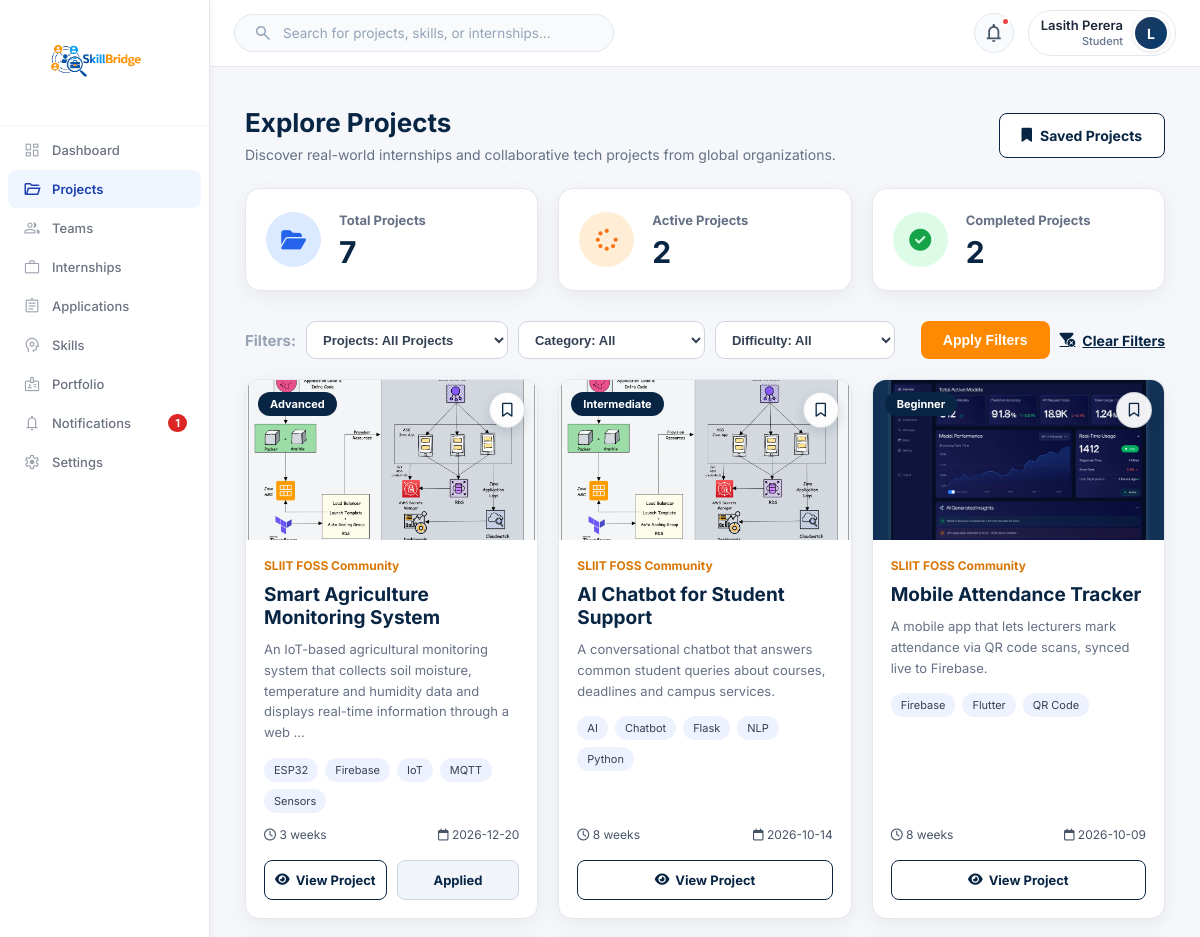
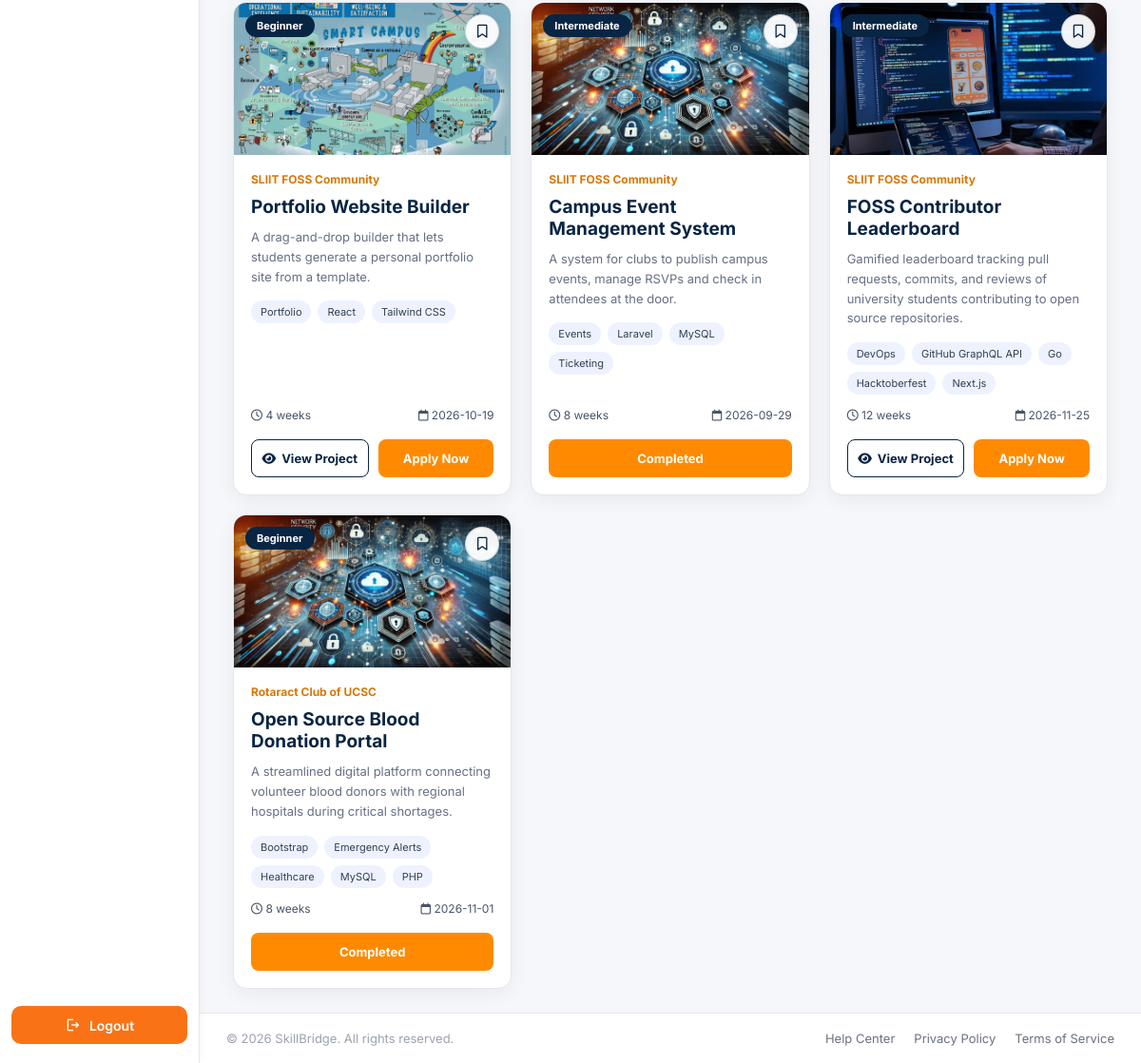
Screenshot of /Functions/Student/projects.php (signed in) with the database file from the repository (2 pictures, top to bottom).
### tables this page shows
CREATE TABLE `user` (
  `Email` varchar(100) NOT NULL,
  `password` varchar(100) NOT NULL,
  `role` varchar(100) NOT NULL,
  `status` varchar(20) NOT NULL DEFAULT 'De-Active',
  `verification_code` varchar(20) NOT NULL,
  `created_at` timestamp NULL DEFAULT current_timestamp()
);

CREATE TABLE `projects` (
  `id` int(11) NOT NULL,
  `organization_email` varchar(100) NOT NULL,
  `category_id` int(11) DEFAULT NULL,
  `title` varchar(255) NOT NULL,
  `icon` varchar(50) DEFAULT '?',
  `description` text DEFAULT NULL,
  `learning_objectives` text DEFAULT NULL,
  `expected_outcomes` text DEFAULT NULL,
  `difficulty` varchar(30) DEFAULT 'Intermediate',
  `duration_weeks` int(11) DEFAULT NULL,
  `members` int(11) DEFAULT 1,
  `preferred_year` varchar(20) DEFAULT 'Any Year',
  `deadline` date DEFAULT NULL,
  `visibility` varchar(20) DEFAULT 'Public',
  `status` varchar(30) DEFAULT 'reviewing',
  `posted_at` timestamp NOT NULL DEFAULT current_timestamp()
);

CREATE TABLE `organization` (
  `Email` varchar(100) NOT NULL,
  `Name` varchar(100) NOT NULL,
  `orgtype` varchar(100) NOT NULL,
  `contactPersonName` varchar(100) NOT NULL,
  `contactNumber` varchar(17) NOT NULL,
  `website` varchar(200) NOT NULL,
  `location` varchar(100) NOT NULL,
  `about` text DEFAULT NULL,
  `linkedin` varchar(200) DEFAULT NULL,
  `twitter` varchar(200) DEFAULT NULL,
  `facebook` varchar(200) DEFAULT NULL,
  `logo` varchar(255) DEFAULT NULL
);

### Functions/Student/projects.php (the view, shortened to what the rows shown need)
<?php
require_once __DIR__ . '/project_bootstrap.php';
$filterStatus = strtolower(trim((string) ($_GET['filter_status'] ?? 'all')));
$filters = [
    'filter_status' => $filterStatus,
    'category' => trim((string) ($_GET['category'] ?? '')),
    'difficulty' => trim((string) ($_GET['difficulty'] ?? ''))
];
$page = max(1, (int) ($_GET['page'] ?? 1));
$limit = 9;
$stats = ['available' => 0, 'active' => 0, 'completed' => 0];
$categories = $projects = $savedIds = [];
try {
    $stats = $projectRepo->stats($projectEmail);
    if (isset($stats['available'], $stats['active'], $stats['completed'])) {
        $stats['available'] = (int) $stats['available'];
        $stats['active'] = (int) $stats['active'];
        $stats['completed'] = (int) $stats['completed'];
    }
    $total = $projectRepo->count($filters, $projectEmail);
    $page = min($page, max(1, (int) ceil($total / $limit)));
    $projects = $projectRepo->list($filters, $page, $limit, $projectEmail);
    $savedIds = $projectRepo->savedIds($projectEmail);
} catch (Throwable $exception) {
    error_log('Student projects listing: ' . $exception->getMessage());
    $error = 'Projects could not be loaded. Check your database connection and schema.';
}
$extra_css = '<link rel="stylesheet" href="../../Assets/CSS/Student/dashboard.css">'
    . '<link rel="stylesheet" href="../../Assets/CSS/Student/projects.css?v=' . filemtime(__DIR__ . '/../../Assets/CSS/Student/projects.css') . '">';
include __DIR__ . '/../../Includes/student_sidebar.php';
include __DIR__ . '/../../Includes/dash_header.php';
$images = ['project1.png', 'project2.webp', 'project3.jpg', 'project4.png', 'project5.jpg'];
?>
<main class="content projects-page">
    <section class="projects-header">
        <div>
            <h1>Explore Projects</h1>
        </div>
    </section>
    <section class="project-stats">
        <div class="stat-card">
            <div><span>Total Projects</span><h2><?= (int) $stats['available'] ?></h2></div>
        </div>
        <div class="stat-card">
            <div><span>Active Projects</span><h2><?= (int) $stats['active'] ?></h2></div>
        </div>
        <div class="stat-card">
            <div><span>Completed Projects</span><h2><?= (int) $stats['completed'] ?></h2></div>
        </div>
    </section>
    <section class="projects-grid">
        <?php foreach ($projects as $project): ?>
            <?php
            $id = (int) $project['id'];
            $projectImage = $images[($id - 1) % count($images)];
            $tags = array_filter(array_map('trim', explode(',', (string) ($project['technology_tags'] ?? ''))));
            $isActiveWorking = (int) ($project['is_student_active'] ?? 0) === 1;
            $isCompleted = (int) ($project['is_student_completed'] ?? 0) === 1;
            $isApplied = (int) ($project['is_student_applied'] ?? 0) === 1;
            $isSaved = in_array($id, $savedIds, true);
            $teamId = (int) ($project['student_team_id'] ?? 0);
            if ($isActiveWorking || $isCompleted) {
                $viewHref = $teamId > 0 ? "view_team.php?id={$teamId}" : "teams.php?project_id={$id}";
            } else {
                $viewHref = "view_project.php?id={$id}";
            }
            ?>
            <article class="project-card"
                     data-category="<?= projectEsc($project['category_name']) ?>"
                     data-difficulty="<?= projectEsc($project['difficulty']) ?>"
                     <?php if ($isActiveWorking || $isCompleted): ?>
                         onclick="if(!event.target.closest('a,button,form')){ window.location.href='<?= projectEsc($viewHref) ?>'; }"
                         style="cursor:pointer;"
                     <?php endif; ?>>
                <div class="project-image">
                    <img src="../../Assets/Images/Student/Projects/<?= projectEsc($projectImage) ?>" alt="" loading="lazy">
                    <span class="difficulty"><?= projectEsc($project['difficulty']) ?></span>
                    <form method="post" action="project_action.php" class="project-save-top-form">
                        <button type="submit" class="project-save-top-btn <?= $isSaved ? 'saved' : '' ?>" title="<?= $isSaved ? 'Remove from Saved' : 'Save Project' ?>" aria-label="<?= $isSaved ? 'Remove from Saved' : 'Save Project' ?>">
                            <i class="fa-<?= $isSaved ? 'solid' : 'regular' ?> fa-bookmark"></i>
                        </button>
                    </form>
                </div>
                <div class="project-content">
                    <small><?= projectEsc($project['organization_name']) ?></small>
                    <h2><?= projectEsc($project['title']) ?></h2>
                    <p><?= projectEsc(mb_strimwidth((string) ($project['description'] ?? ''), 0, 155, '...')) ?></p>
                    <div class="tech-tags">
                        <?php foreach (array_slice($tags, 0, 5) as $tag): ?><span><?= projectEsc($tag) ?></span><?php endforeach; ?>
                    </div>
                    <div class="project-info">
                        <div><i class="fa-regular fa-clock"></i> <?= projectEsc($project['duration_label']) ?></div>
                        <div><i class="fa-regular fa-calendar"></i> <?= projectEsc($project['deadline']) ?></div>
                    </div>
                    <div class="project-actions">
                        <?php if ($isActiveWorking): ?>
                            <a href="<?= projectEsc($viewHref) ?>" class="btn-outline"><i class="fa-solid fa-eye"></i> View Project</a>
                        <?php elseif ($isCompleted): ?>
                            <a href="<?= projectEsc($viewHref) ?>" class="btn-primary">Completed</a>
                        <?php else: ?>
                            <a href="view_project.php?id=<?= $id ?>" class="btn-outline"><i class="fa-solid fa-eye"></i> View Project</a>
                            <?php if (!$isApplied): ?>
                                <a href="proposal.php?project_id=<?= $id ?>" class="btn-primary">Apply Now</a>
                            <?php else: ?>
                                <span class="btn-applied-status">Applied</span>
                            <?php endif; ?>
                        <?php endif; ?>
                    </div>
                </div>
            </article>
        <?php endforeach; ?>
    </section>
</main>
<?php include __DIR__ . '/../../Includes/dash_footer.php'; ?>

### Includes/dash_header.php (shortened to what the rows shown need)
<?php
require_once __DIR__ . '/../Session/Session.php';
require_once __DIR__ . '/../Config/db.php';
$user = function_exists('current_user') ? current_user() : null;
$name = "User";
$role = "Student";
if($user && isset($conn)){
    $name = $user['username'] ?? $user['Name'] ?? "User";
    $email = $user['Email'] ?? $user['email'] ?? null;
    if(!empty($user['role'])){
        $role = ucfirst($user['role']);
    }
    if($email){
        $sql = "
            SELECT
                u.Email,
                u.role,
                COALESCE(s.Name, a.Name,c.Name, o.Name) AS db_name,
                COALESCE(s.profile_image, a.profile_image, c.profile_img) AS profile_image
            FROM user u
            LEFT JOIN student s ON u.Email = s.Email
            LEFT JOIN admin a ON u.Email = a.Email
            LEFT JOIN company c ON u.Email = c.Email
            LEFT JOIN organization o ON u.Email = o.Email
            WHERE u.Email = ?
            LIMIT 1
        ";
        $stmt = $conn->prepare($sql);
        if($stmt){
            $stmt->bind_param("s", $email);
            $stmt->execute();
            $result = $stmt->get_result();
            if($data = $result->fetch_assoc()){
                if(!empty($data['db_name'])){
                    $name = $data['db_name'];
                }
                if(!empty($data['role'])){
                    $role = ucfirst($data['role']);
                }
            }
        }
    }
}
$base_url = $GLOBALS['BASE_URL'] ?? '/Skill_Bridge_Group_Project';
$currentRoleFolder = ucfirst($role ?: "Student");
$profile_dir = is_dir(__DIR__ . '/../Functions/' . $currentRoleFolder)
    ? 'Functions/' . $currentRoleFolder
    : 'Functions/Dashboards/' . ($role ?: 'Student');
$profile_file = __DIR__ . '/../' . $profile_dir . '/profile.php';
$profile_url = file_exists($profile_file)
    ? $base_url . "/" . $profile_dir . "/profile.php"
    : "";
?>
<link rel="stylesheet" href="<?php echo $base_url; ?>/Assets/CSS/header.css?v=<?php echo time(); ?>">
<header class="top-header">
    <div class="header-right">
        <div class="profile" <?php if (!empty($profile_url)): ?>onclick="window.location.href='<?php echo htmlspecialchars($profile_url); ?>'" title="Edit Profile & Settings"<?php endif; ?>>
            <div class="profile-info">
                <h4><?php echo htmlspecialchars($name); ?></h4>
                <small><?php echo htmlspecialchars($role); ?></small>
            </div>
        </div>
    </div>
</header>

### rows the page displays
user: role "Student"
projects: id "7", shows a picture, difficulty "Beginner", organization_email.Name "SLIIT FOSS Community", title "Mobile Attendance Tracker", description "A mobile app that lets lecturers mark attendance via QR code scans, synced live to Firebase.", tag "Firebase", tag "Flutter", tag "QR Code", duration_label "8 weeks", deadline "2026-10-09"
projects: difficulty "Advanced", organization_email.Name "SLIIT FOSS Community", title "Smart Agriculture Monitoring System", description "An IoT-based agricultural monitoring system that collects soil moisture, temperature and humidity data and displays real-time information through a web ...", tag "ESP32", tag "Firebase", tag "IoT", tag "MQTT", tag "Sensors", duration_label "3 weeks", deadline "2026-12-20", shows "Applied"
projects: difficulty "Intermediate", organization_email.Name "SLIIT FOSS Community", title "AI Chatbot for Student Support", description "A conversational chatbot that answers common student queries about courses, deadlines and campus services.", tag "AI", tag "Chatbot", tag "Flask", tag "NLP", tag "Python", duration_label "8 weeks", deadline "2026-10-14"
projects: shows a picture, difficulty "Beginner", organization_email.Name "SLIIT FOSS Community", title "Portfolio Website Builder", description "A drag-and-drop builder that lets students generate a personal portfolio site from a template.", tag "Portfolio", tag "React", tag "Tailwind CSS", duration_label "4 weeks", deadline "2026-10-19"
projects: difficulty "Intermediate", organization_email.Name "SLIIT FOSS Community", title "Campus Event Management System", description "A system for clubs to publish campus events, manage RSVPs and check in attendees at the door.", tag "Events", tag "Laravel", tag "MySQL", tag "Ticketing", duration_label "8 weeks", deadline "2026-09-29"
projects: shows a picture, difficulty "Intermediate", organization_email.Name "SLIIT FOSS Community", title "FOSS Contributor Leaderboard", description "Gamified leaderboard tracking pull requests, commits, and reviews of university students contributing to open source repositories.", tag "DevOps", tag "GitHub GraphQL API", tag "Go", tag "Hacktoberfest", tag "Next.js", duration_label "12 weeks", deadline "2026-11-25"
projects: difficulty "Beginner", organization_email.Name "Rotaract Club of UCSC", title "Open Source Blood Donation Portal", description "A streamlined digital platform connecting volunteer blood donors with regional hospitals during critical shortages.", tag "Bootstrap", tag "Emergency Alerts", tag "Healthcare", tag "MySQL", tag "PHP", duration_label "8 weeks", deadline "2026-11-01"

### other values shown
$studentUnreadNotifications "1"
$name "Lasith Perera"
$initial "L"
$stats['active'] "2"
$stats['completed'] "2"
